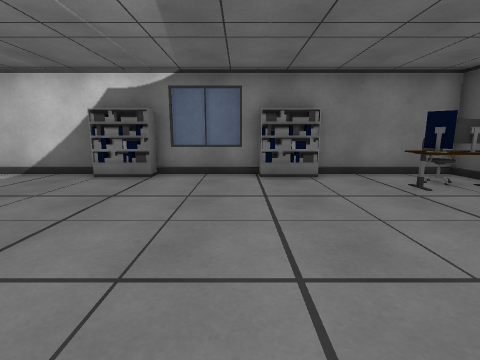
view 1 (above)

17 first-person views from a walk through a 3-D level made in the Unity game engine. The camera is 1.2 m above the floor, tilts 10° down and sees 85° across. The floor is counted in squares, 1 m on a side. Each view is taken from the middle of a square. On the plan, view 1 faces up. The plan holds only what a view shows up to about 12 squares ahead; the rest is blank. The player is left out.

view 2
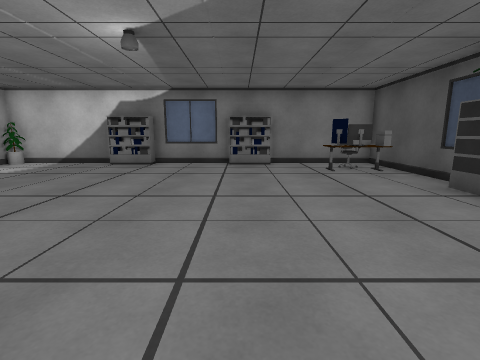

view 3
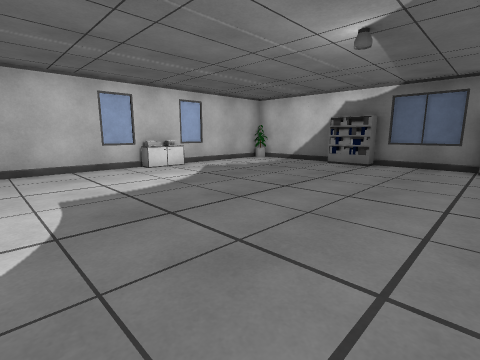

view 4
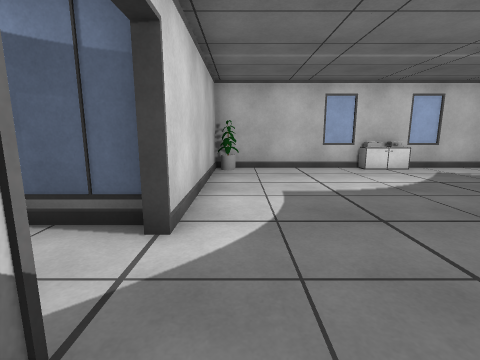

view 5
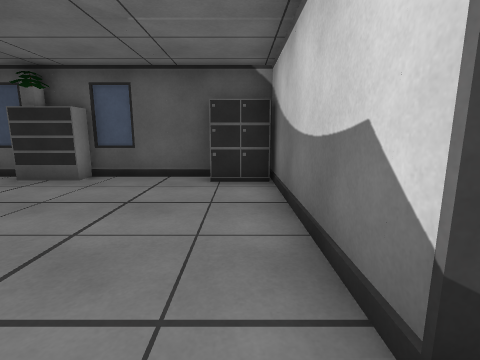

view 6
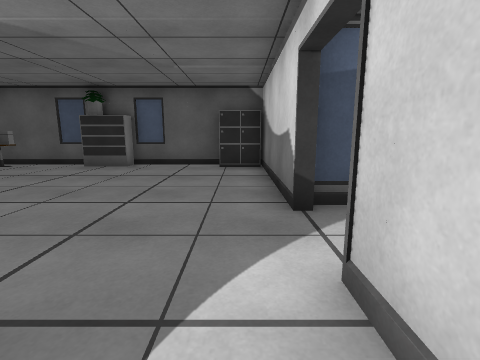

view 7
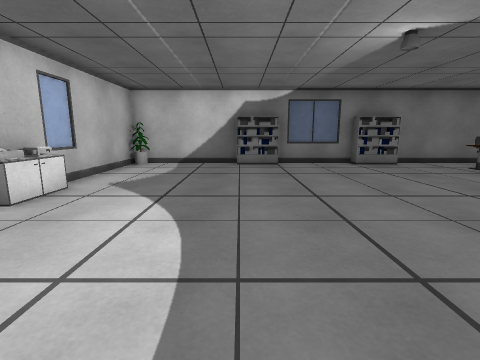

view 8
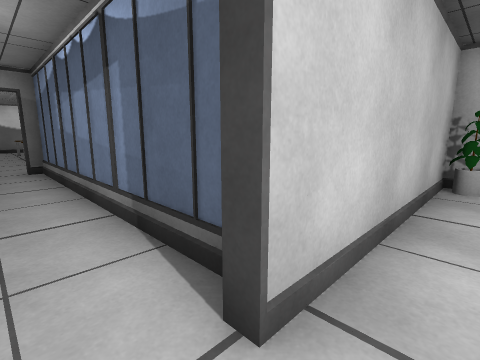

view 9
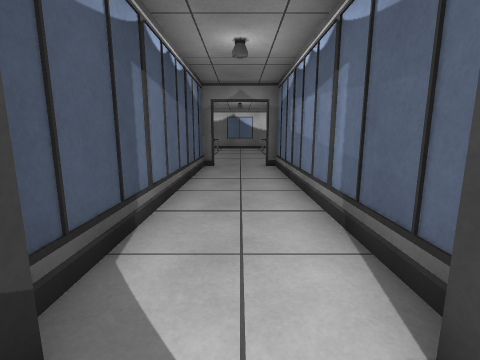

view 10
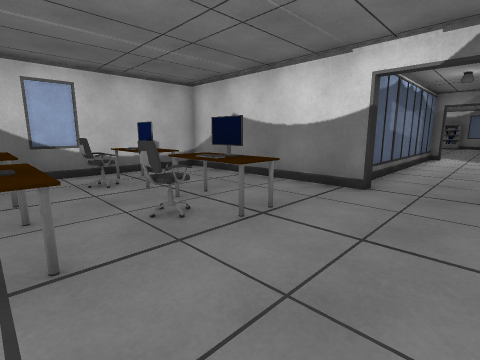

view 11
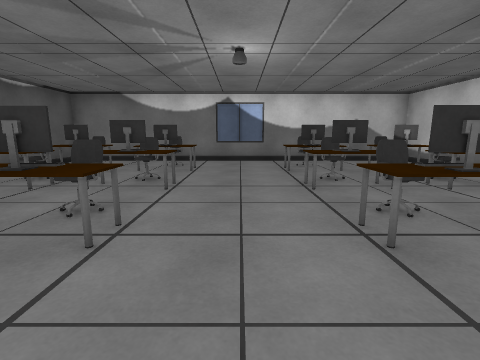

view 12
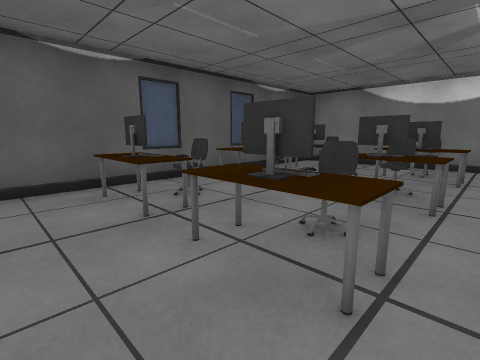

view 13
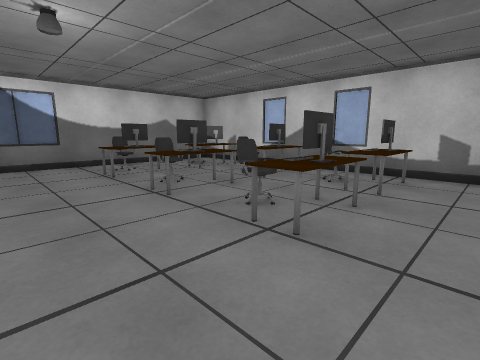

view 14
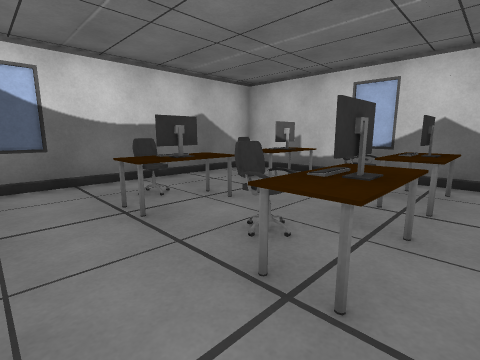

view 15
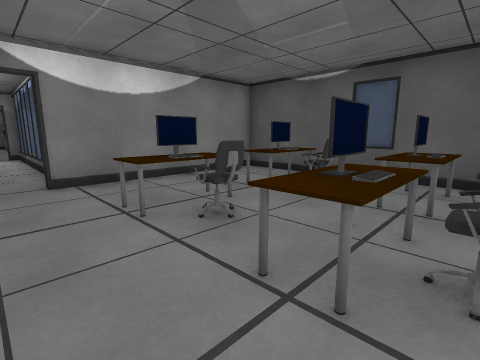

view 16
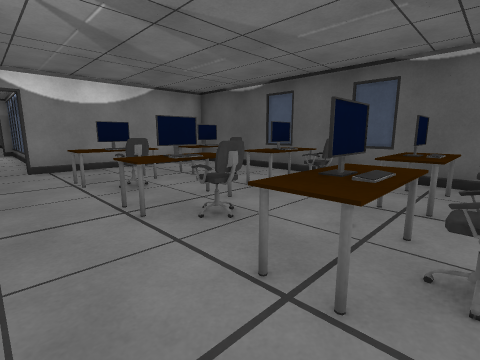

view 17
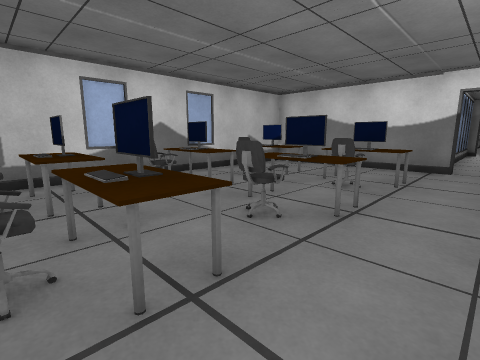

### Floor plan
Ten units are one square. View 1 is at (0, 0); x grows to the right and y downward. Boxes are objects, and circles mark ways between rooms. Rooms are numbered by the first view taken in them; rooms with no view inside come last. Other rooms are left out.
<svg viewBox="-90 -90 160 344">
<path fill="none" stroke="#000" d="M5 -79 -25 -79M0 41 0 39 64 39M-41 -79 -84 -79 -84 -30M-84 -11 -84 39 -20 39 -20 41M64 -31 64 -45M64 16 64 -10M64 -64 64 -79 23 -79M-20 131 -84 131 -84 249 64 249 64 131 0 131M4 129 4 41M0 131 0 129M-20 41 -24 41 -24 129 -20 129 -20 131"/>
<rect x="-85" y="25" width="10" height="10" fill="#bbb"><title>other object</title></rect>
<rect x="-85" y="-35" width="10" height="30" fill="#bbb"><title>cabinet</title></rect>
<rect x="-85" y="-75" width="10" height="10" fill="#bbb"><title>other object</title></rect>
<rect x="-75" y="-25" width="10" height="10" fill="#bbb"><title>printer</title></rect>
<rect x="-45" y="-85" width="20" height="20" fill="#bbb"><title>shelf</title></rect>
<rect x="5" y="-85" width="20" height="20" fill="#bbb"><title>shelf</title></rect>
<rect x="35" y="-65" width="10" height="20" fill="#bbb"><title>monitor</title></rect>
<rect x="45" y="-55" width="10" height="10" fill="#bbb"><title>monitor</title></rect>
<rect x="45" y="-65" width="10" height="10" fill="#bbb"><title>other object</title></rect>
<rect x="45" y="-75" width="10" height="10" fill="#bbb"><title>chair</title></rect>
<rect x="55" y="15" width="10" height="20" fill="#bbb"><title>cabinet</title></rect>
<rect x="55" y="-35" width="10" height="30" fill="#bbb"><title>shelf</title></rect>
<rect x="-75" y="225" width="20" height="10" fill="#bbb"><title>other object</title></rect>
<rect x="-75" y="215" width="20" height="10" fill="#bbb"><title>other object</title></rect>
<rect x="-75" y="195" width="20" height="10" fill="#bbb"><title>chair</title></rect>
<rect x="-75" y="185" width="20" height="10" fill="#bbb"><title>other object</title></rect>
<rect x="-75" y="165" width="20" height="10" fill="#bbb"><title>chair</title></rect>
<rect x="-75" y="155" width="20" height="10" fill="#bbb"><title>monitor</title></rect>
<rect x="-45" y="225" width="20" height="10" fill="#bbb"><title>chair</title></rect>
<rect x="-45" y="215" width="20" height="10" fill="#bbb"><title>keyboard</title></rect>
<rect x="-45" y="195" width="20" height="10" fill="#bbb"><title>chair</title></rect>
<rect x="-45" y="185" width="20" height="10" fill="#bbb"><title>monitor</title></rect>
<rect x="-45" y="165" width="20" height="10" fill="#bbb"><title>chair</title></rect>
<rect x="-45" y="155" width="20" height="10" fill="#bbb"><title>monitor</title></rect>
<rect x="5" y="225" width="20" height="10" fill="#bbb"><title>chair</title></rect>
<rect x="5" y="215" width="20" height="10" fill="#bbb"><title>monitor</title></rect>
<rect x="5" y="195" width="20" height="10" fill="#bbb"><title>chair</title></rect>
<rect x="5" y="185" width="20" height="10" fill="#bbb"><title>keyboard</title></rect>
<rect x="5" y="165" width="20" height="10" fill="#bbb"><title>chair</title></rect>
<rect x="5" y="155" width="20" height="10" fill="#bbb"><title>keyboard</title></rect>
<rect x="35" y="225" width="20" height="10" fill="#bbb"><title>other object</title></rect>
<rect x="35" y="215" width="20" height="10" fill="#bbb"><title>other object</title></rect>
<rect x="35" y="195" width="20" height="10" fill="#bbb"><title>chair</title></rect>
<rect x="35" y="185" width="20" height="10" fill="#bbb"><title>other object</title></rect>
<rect x="35" y="165" width="20" height="10" fill="#bbb"><title>chair</title></rect>
<rect x="35" y="155" width="20" height="10" fill="#bbb"><title>monitor</title></rect>
<circle cx="-10" cy="40" r="3" fill="#2a7"/>
<circle cx="-10" cy="130" r="3" fill="#2a7"/>
<text x="-10" y="-20">1</text>
<text x="-20" y="190">2</text>
<text x="-10" y="90">3</text>
</svg>
Room 1 opens to room 3. Room 2 opens to room 3.

Where each view was taken, in squares from view 1:
view 1: 0 up, 0 right, facing up
view 2: 3 down, 1 right, facing up
view 3: 3 down, 1 right, facing up-left
view 4: 3 down, 1 right, facing left
view 5: 3 down, 1 left, facing right
view 6: 3 down, 4 left, facing right
view 7: 3 down, 4 left, facing up
view 8: 3 down, 1 left, facing down-left
view 9: 3 down, 1 left, facing down
view 10: 19 down, 0 right, facing up-left
view 11: 13 down, 1 left, facing down
view 12: 14 down, 0 right, facing down-right
view 13: 14 down, 0 right, facing down-left
view 14: 18 down, 1 left, facing down-left
view 15: 20 down, 1 left, facing up-right
view 16: 23 down, 1 left, facing up-right
view 17: 23 down, 1 left, facing up-left
